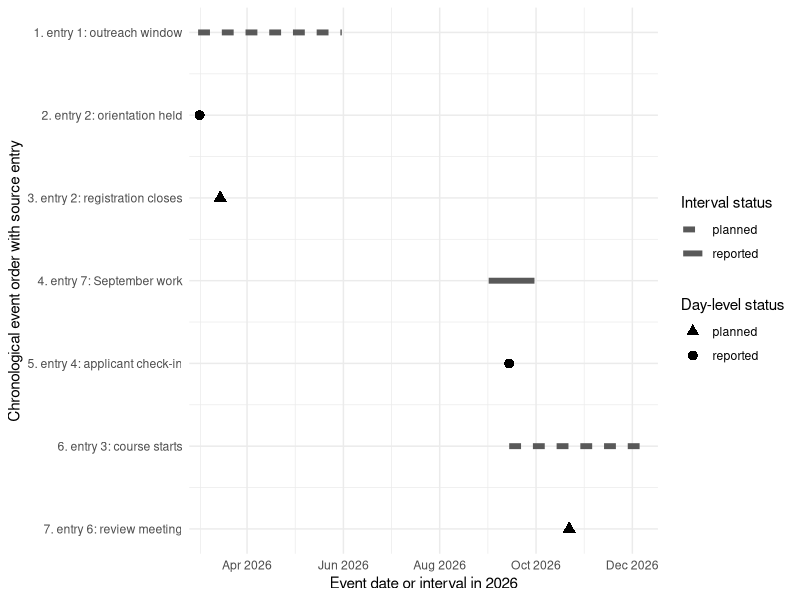

R code for this plot:
## ---- chunk 1
#| include: false

options(warn = 2)
stopifnot(identical(getOption("warn"), 2L))
## ---- chunk 2
library(dplyr)
library(ggplot2)
library(knitr)
library(purrr)
library(stringr)
library(tibble)
library(tidyr)

program_entries <- tribble(
  ~entry_id, ~entry_date, ~entry_text,
  "R01", "2026-02-20",
  "The spring outreach window will run this spring.",
  "R02", "2026-03-03",
  "The orientation was held on March 2, and registration closes on March 15.",
  "R03", "2026-08-28",
  "The 12-week course starts on September 14.",
  "R04", "2026-09-20",
  "The reminder says the applicant check-in happened last Monday.",
  "R05", "2026-10-05",
  "The pilot lasted six weeks.",
  "R06", "2026-10-10",
  "The October review meeting is planned for October 22.",
  "R07", "2026-11-01",
  "The November report covers work completed in September."
) |>
  mutate(entry_date = as.Date(entry_date))

kable(
  program_entries,
  col.names = c("Entry ID", "Entry date", "Constructed log entry"),
  caption = "Constructed Riverton program log entries",
  row.names = FALSE
)
## ---- chunk 3
#| include: false

stopifnot(
  all(c("dplyr", "ggplot2", "knitr", "purrr", "stringr", "tibble", "tidyr") %in%
    loadedNamespaces()),
  identical(nrow(program_entries), 7L),
  identical(program_entries$entry_id, sprintf("R%02d", 1:7)),
  all(!is.na(program_entries$entry_date)),
  !any(str_detect(program_entries$entry_text, regex("Sys[.]Date", ignore_case = TRUE)))
)
## ---- chunk 4
season_bounds <- tribble(
  ~season, ~start_month, ~start_day, ~end_month, ~end_day,
  "spring", 3L, 1L, 5L, 31L,
  "summer", 6L, 1L, 8L, 31L,
  "autumn", 9L, 1L, 11L, 30L,
  "winter", 12L, 1L, 2L, 28L
)

event_plan <- tribble(
  ~event_id, ~entry_id, ~trigger, ~time_text, ~granularity, ~status, ~rule,
  "EV01", "R01", "outreach window", "this spring", "season", "planned",
  "entry-year spring",
  "EV02", "R02", "orientation held", "March 2", "day", "reported",
  "entry-year month day",
  "EV03", "R02", "registration closes", "March 15", "day", "planned",
  "entry-year month day",
  "EV04", "R03", "course starts", "September 14 for 12 weeks", "duration",
  "planned", "entry-year month day plus weeks",
  "EV05", "R04", "applicant check-in", "last Monday", "day", "reported",
  "previous weekday from entry date",
  "EV06", "R05", "pilot lasted", "six weeks", "duration", "reported",
  "duration without start",
  "EV07", "R06", "review meeting", "October 22", "day", "planned",
  "entry-year month day",
  "EV08", "R07", "September work", "September", "month", "reported",
  "entry-year month"
)

make_date <- function(year, month, day) {
  as.Date(sprintf("%04d-%02d-%02d", year, month, day))
}

parse_month_day <- function(entry_date, time_text) {
  parts <- str_match(time_text, "\\b([A-Z][a-z]+)\\s+(\\d{1,2})\\b")
  make_date(
    as.integer(format(entry_date, "%Y")),
    match(parts[, 2], month.name),
    as.integer(parts[, 3])
  )
}

parse_month_interval <- function(entry_date, time_text) {
  month_number <- match(time_text, month.name)
  start <- make_date(as.integer(format(entry_date, "%Y")), month_number, 1L)
  end <- seq(start, by = "1 month", length.out = 2L)[2] - 1L
  list(start = start, end = end)
}

previous_weekday <- function(entry_date, weekday) {
  weekday_names <- c(
    "Sunday", "Monday", "Tuesday", "Wednesday",
    "Thursday", "Friday", "Saturday"
  )
  current_day <- as.POSIXlt(entry_date)$wday + 1L
  target_day <- match(weekday, weekday_names)
  days_back <- (current_day - target_day) %% 7L
  if (days_back == 0L) {
    days_back <- 7L
  }
  entry_date - days_back
}

normalize_event <- function(rule, entry_date, time_text) {
  entry_year <- as.integer(format(entry_date, "%Y"))

  if (rule == "entry-year spring") {
    bounds <- season_bounds |>
      filter(season == "spring")
    return(list(
      start = make_date(entry_year, bounds$start_month, bounds$start_day),
      end = make_date(entry_year, bounds$end_month, bounds$end_day),
      placed = TRUE,
      reason_unplaced = NA_character_
    ))
  }

  if (rule == "entry-year month day") {
    start <- parse_month_day(entry_date, time_text)
    return(list(
      start = start,
      end = start,
      placed = TRUE,
      reason_unplaced = NA_character_
    ))
  }

  if (rule == "entry-year month day plus weeks") {
    start <- parse_month_day(entry_date, time_text)
    return(list(
      start = start,
      end = start + 12L * 7L - 1L,
      placed = TRUE,
      reason_unplaced = NA_character_
    ))
  }

  if (rule == "previous weekday from entry date") {
    start <- previous_weekday(entry_date, "Monday")
    return(list(
      start = start,
      end = start,
      placed = TRUE,
      reason_unplaced = NA_character_
    ))
  }

  if (rule == "entry-year month") {
    interval <- parse_month_interval(entry_date, time_text)
    return(list(
      start = interval$start,
      end = interval$end,
      placed = TRUE,
      reason_unplaced = NA_character_
    ))
  }

  list(
    start = as.Date(NA),
    end = as.Date(NA),
    placed = FALSE,
    reason_unplaced = "duration has no start date"
  )
}

event_rows <- event_plan |>
  left_join(program_entries, by = join_by(entry_id)) |>
  mutate(
    normalized = pmap(
      list(rule, entry_date, time_text),
      normalize_event
    ),
    start = as.Date(map_chr(normalized, \(item) as.character(item$start))),
    end = as.Date(map_chr(normalized, \(item) as.character(item$end))),
    placed = map_lgl(normalized, "placed"),
    reason_unplaced = map_chr(
      normalized,
      \(item) {
        if (is.na(item$reason_unplaced)) {
          NA_character_
        } else {
          item$reason_unplaced
        }
      }
    ),
    narrative_order = match(entry_id, program_entries$entry_id)
  ) |>
  select(
    event_id, entry_id, narrative_order, entry_date, trigger, time_text,
    granularity, status, start, end, placed, reason_unplaced
  )

kable(
  event_rows,
  col.names = c(
    "Event ID", "Entry ID", "Narrative order", "Entry date", "Event trigger",
    "Time text", "Granularity", "Status", "Start", "End", "Placed",
    "Reason unplaced"
  ),
  caption = "Normalized event records with separate document dates and event intervals",
  row.names = FALSE
)
## ---- chunk 5
#| include: false

stopifnot(
  identical(nrow(event_rows), 8L),
  identical(sum(event_rows$entry_id == "R02"), 2L),
  identical(event_rows$start[event_rows$event_id == "EV01"], as.Date("2026-03-01")),
  identical(event_rows$end[event_rows$event_id == "EV01"], as.Date("2026-05-31")),
  identical(event_rows$start[event_rows$event_id == "EV02"], as.Date("2026-03-02")),
  identical(event_rows$start[event_rows$event_id == "EV03"], as.Date("2026-03-15")),
  identical(event_rows$start[event_rows$event_id == "EV04"], as.Date("2026-09-14")),
  identical(event_rows$end[event_rows$event_id == "EV04"], as.Date("2026-12-06")),
  identical(event_rows$start[event_rows$event_id == "EV05"], as.Date("2026-09-14")),
  identical(event_rows$start[event_rows$event_id == "EV08"], as.Date("2026-09-01")),
  identical(event_rows$end[event_rows$event_id == "EV08"], as.Date("2026-09-30")),
  identical(sum(event_rows$placed), 7L),
  identical(sum(!event_rows$placed), 1L),
  !any(is.na(event_rows$entry_date))
)
## ---- chunk 6
unplaced_events <- event_rows |>
  filter(!placed) |>
  select(event_id, entry_id, entry_date, trigger, time_text, reason_unplaced)

kable(
  unplaced_events,
  col.names = c(
    "Event ID", "Entry ID", "Entry date", "Event trigger",
    "Time text", "Reason not drawn"
  ),
  caption = "Unplaced events kept out of the timeline",
  row.names = FALSE
)
## ---- chunk 7
#| include: false

stopifnot(
  identical(nrow(unplaced_events), 1L),
  identical(unplaced_events$event_id, "EV06"),
  identical(unplaced_events$reason_unplaced, "duration has no start date")
)
## ---- chunk 8
#| label: fig-event-timeline
#| fig-cap: "Timeline of seven placed events from a constructed Riverton log in 2026; intervals show a season, a month, and a 12-week course, while four day-level events are points."
#| fig-alt: "Timeline with seven placed events in chronological order. Three events are intervals: spring outreach from March 1 to May 31 2026, September work from September 1 to September 30 2026, and a 12-week course from September 14 to December 6 2026. Four day-level events are points on March 2, March 15, September 14, and October 22 2026. Each row label includes the event order and source entry number. The six-week pilot duration without a start date is left off the chart."
#| fig-width: 8
#| fig-height: 5.5

placed_events <- event_rows |>
  filter(placed) |>
  arrange(start, end, event_id) |>
  mutate(
    event_order = row_number(),
    y_position = -event_order,
    event_label = sprintf("%s. entry %s: %s", event_order, narrative_order, trigger)
  )

interval_events <- placed_events |>
  filter(granularity != "day")

day_events <- placed_events |>
  filter(granularity == "day")

ggplot() +
  geom_segment(
    data = interval_events,
    aes(
      x = start, xend = end,
      y = y_position, yend = y_position,
      linetype = status
    ),
    linewidth = 2,
    color = "grey35"
  ) +
  geom_point(
    data = day_events,
    aes(x = start, y = y_position, shape = status),
    size = 3,
    color = "black"
  ) +
  scale_linetype_manual(values = c(planned = "22", reported = "solid")) +
  scale_shape_manual(values = c(planned = 17, reported = 16)) +
  scale_x_date(
    date_breaks = "2 months",
    date_labels = "%b %Y",
    expand = expansion(mult = c(0.02, 0.04))
  ) +
  scale_y_continuous(
    breaks = placed_events$y_position,
    labels = placed_events$event_label
  ) +
  labs(
    x = "Event date or interval in 2026",
    y = "Chronological event order with source entry",
    shape = "Day-level status",
    linetype = "Interval status"
  ) +
  theme_minimal()
## ---- chunk 9
#| include: false

stopifnot(
  identical(nrow(placed_events), 7L),
  identical(nrow(interval_events), 3L),
  identical(nrow(day_events), 4L),
  !any(is.na(placed_events$start)),
  !any(is.na(placed_events$end)),
  all(interval_events$start < interval_events$end),
  all(day_events$start == day_events$end),
  which(placed_events$event_id == "EV08") < which(placed_events$event_id == "EV07"),
  identical(
    placed_events$event_order,
    seq_len(nrow(placed_events))
  )
)
## ---- chunk 10
timeline_long_description <- placed_events |>
  transmute(
    event_order,
    narrative_order,
    event_id,
    entry_id,
    trigger,
    time_text,
    granularity,
    status,
    start,
    end
  )

kable(
  timeline_long_description,
  col.names = c(
    "Event order", "Narrative order", "Event ID", "Entry ID",
    "Event trigger", "Time text", "Granularity", "Status", "Start", "End"
  ),
  caption = "Text version of the timeline data",
  row.names = FALSE
)
## ---- chunk 11
#| include: false

stopifnot(
  identical(timeline_long_description$event_order, seq_len(7L)),
  identical(timeline_long_description$narrative_order[1:3], c(1L, 2L, 2L)),
  identical(
    timeline_long_description$granularity,
    c("season", "day", "day", "month", "day", "duration", "day")
  )
)
